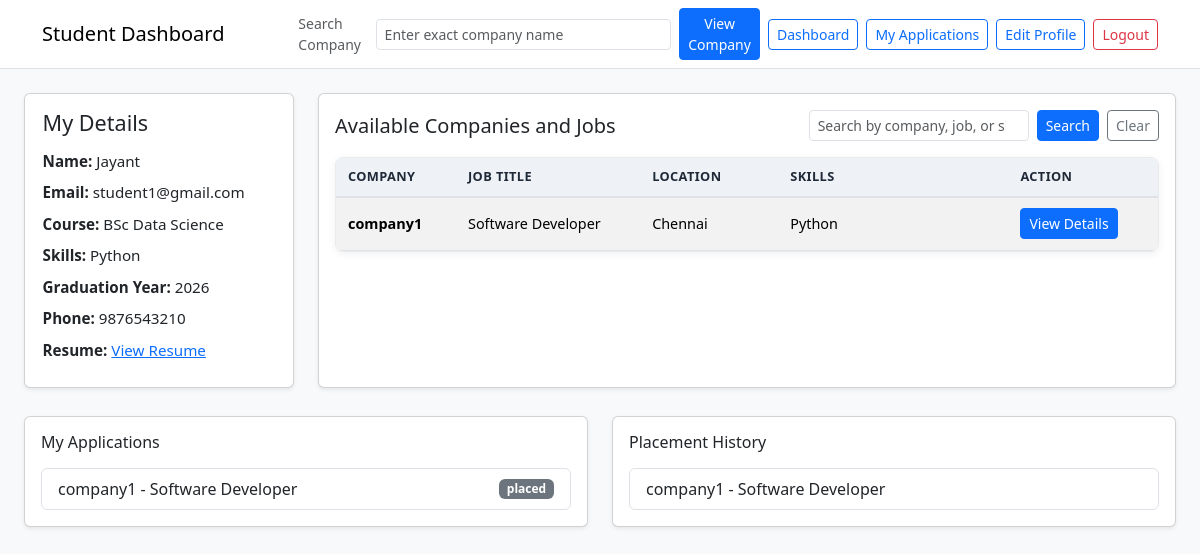
The app's page /student-dashboard (signed in) with its own data.
### model.py (models this page shows, shortened)
class Student(db.Model):
    __tablename__ = "students"
    id = db.Column(db.Integer, primary_key=True)
    full_name = db.Column(db.String(120), nullable=False)
    email = db.Column(db.String(120), unique=True, nullable=False)
    password = db.Column(db.String(120), nullable=False)
    phone = db.Column(db.String(20), nullable=True)
    course = db.Column(db.String(100), nullable=True)
    skills = db.Column(db.String(255), nullable=True)
    graduation_year = db.Column(db.Integer, nullable=True)
    resume_url = db.Column(db.String(255), nullable=True)
    is_deactivated = db.Column(db.Boolean, nullable=False, default=False)
    applications = db.relationship(
        "Application", back_populates="student", cascade="all, delete-orphan"
    )

class JobPosition(db.Model):
    __tablename__ = "job_positions"
    id = db.Column(db.Integer, primary_key=True)
    company_id = db.Column(db.Integer, db.ForeignKey("companies.id"), nullable=False)
    title = db.Column(db.String(120), nullable=False)
    description = db.Column(db.Text, nullable=True)
    eligibility_criteria = db.Column(db.String(255), nullable=True)
    required_skills = db.Column(db.String(255), nullable=True)
    experience_required = db.Column(db.String(120), nullable=True)
    application_deadline = db.Column(db.Date, nullable=True)
    location = db.Column(db.String(120), nullable=True)
    salary_lpa = db.Column(db.Float, nullable=True)
    status = db.Column(db.String(30), nullable=False, default="pending")
    is_active = db.Column(db.Boolean, nullable=False, default=True)
    posted_at = db.Column(db.DateTime, nullable=False, default=datetime.utcnow)
    company = db.relationship("Company", back_populates="job_positions")
    applications = db.relationship(
        "Application", back_populates="job_position", cascade="all, delete-orphan"
    )

class Company(db.Model):
    __tablename__ = "companies"
    id = db.Column(db.Integer, primary_key=True)
    name = db.Column(db.String(120), unique=True, nullable=False)
    email = db.Column(db.String(120), unique=True, nullable=False)
    password = db.Column(db.String(120), nullable=False)
    industry = db.Column(db.String(100), nullable=True)
    location = db.Column(db.String(120), nullable=True)
    website = db.Column(db.String(255), nullable=True)
    is_blacklisted = db.Column(db.Boolean, nullable=False, default=False)
    is_approved = db.Column(db.Boolean, nullable=False, default=False)
    job_positions = db.relationship(
        "JobPosition", back_populates="company", cascade="all, delete-orphan"
    )

class Application(db.Model):
    __tablename__ = "applications"
    __table_args__ = (
        UniqueConstraint(
            "student_id", "job_position_id", name="uq_student_job_application"
        ),
    )
    id = db.Column(db.Integer, primary_key=True)
    student_id = db.Column(db.Integer, db.ForeignKey("students.id"), nullable=False)
    job_position_id = db.Column(
        db.Integer, db.ForeignKey("job_positions.id"), nullable=False
    )
    status = db.Column(db.String(30), nullable=False, default="applied")
    applied_at = db.Column(db.DateTime, nullable=False, default=datetime.utcnow)
    student = db.relationship("Student", back_populates="applications")
    job_position = db.relationship("JobPosition", back_populates="applications")
    placement = db.relationship(
        "Placement", back_populates="application", uselist=False, cascade="all, delete-orphan"
    )

class Placement(db.Model):
    __tablename__ = "placements"
    id = db.Column(db.Integer, primary_key=True)
    application_id = db.Column(
        db.Integer, db.ForeignKey("applications.id"), unique=True, nullable=False
    )
    placed_at = db.Column(db.DateTime, nullable=False, default=datetime.utcnow)
    offered_package_lpa = db.Column(db.Float, nullable=True)
    application = db.relationship("Application", back_populates="placement")

### app.py (the view, shortened to what this page needs)
@app.route('/student-dashboard')
def student_dashboard():
    if 'student_id' not in session:
        return redirect(url_for("access"))
    close_expired_job_positions()
    student = Student.query.get(session['student_id'])
    if not student:
        return redirect(url_for("access"))
    ensure_student_placement_history(student.id)
    search = (request.args.get("search") or "").strip().lower()
    applications = Application.query.filter_by(student_id=student.id).all()
    active_positions = JobPosition.query.join(Company).filter(
        JobPosition.is_active == True,
        JobPosition.status == "approved",
        Company.is_blacklisted == False,
        Company.is_approved == True
    ).all()
    applied_position_ids = [app.job_position_id for app in applications]
    placements = Placement.query.join(Application).filter(
        Application.student_id == student.id
    ).all()
    return render_template('student.html',
                         student=student,
                         applications=applications,
                         active_positions=active_positions,
                         applied_position_ids=applied_position_ids,
                         placements=placements,
                         search=search)

### app.py (called while the page is built)
def close_expired_job_positions():
    today = datetime.now(UTC).date()
    expired_positions = JobPosition.query.filter(
        JobPosition.is_active == True,
        JobPosition.application_deadline.isnot(None),
        JobPosition.application_deadline < today,
    ).all()
    for position in expired_positions:
        position.is_active = False
        position.status = "closed"
    if expired_positions:
        db.session.commit()

def ensure_student_placement_history(student_id):
    placed_applications = Application.query.filter_by(student_id=student_id).filter(
        Application.status == "placed"
    ).all()
    created_count = 0
    for application in placed_applications:
        existing_placement = Placement.query.filter_by(application_id=application.id).first()
        if not existing_placement:
            placement = Placement()
            placement.application_id = application.id
            db.session.add(placement)
            created_count += 1
    if created_count > 0:
        db.session.commit()

### template/student.html (shortened to what this page needs)
<!doctype html>
<html lang="en">
<head>
    <link href="https://cdn.jsdelivr.net/npm/bootstrap@5.3.8/dist/css/bootstrap.min.css" rel="stylesheet">
</head>
<body class="bg-light">
    <nav class="navbar navbar-expand-lg bg-white border-bottom">
        <div class="container gap-2">
            <span class="navbar-brand">Student Dashboard</span>
            <form method="GET" action="{{ url_for('student_company_details') }}" class="d-flex ms-auto gap-2 align-items-center">
                <label for="company_name" class="small text-muted mb-0">Search Company</label>
                <input id="company_name" name="company_name" class="form-control form-control-sm" placeholder="Enter exact company name" required>
                <button type="submit" class="btn btn-primary btn-sm">View Company</button>
            </form>
            <div class="navbar-nav gap-2">
                <a class="btn btn-outline-primary btn-sm" href="{{ url_for('student_dashboard') }}">Dashboard</a>
                <a class="btn btn-outline-primary btn-sm" href="{{ url_for('view_applications') }}">My Applications</a>
                <a class="btn btn-outline-primary btn-sm" href="{{ url_for('edit_profile') }}">Edit Profile</a>
                <a class="btn btn-outline-danger btn-sm" href="{{ url_for('logout') }}">Logout</a>
            </div>
        </div>
    </nav>
    <main class="container-fluid portal-container py-4">
        <div class="row g-4">
            <div class="col-12 col-lg-3">
                <div class="card shadow-sm h-100 student-details-card">
                    <div class="card-body">
                        <h2 class="h5 mb-3">My Details</h2>
                        <p class="mb-2"><strong>Name:</strong> {{ student.full_name }}</p>
                        <p class="mb-2"><strong>Email:</strong> {{ student.email }}</p>
                        <p class="mb-2"><strong>Course:</strong> {{ student.course or 'Not specified' }}</p>
                        <p class="mb-2"><strong>Skills:</strong> {{ student.skills or 'Not specified' }}</p>
                        <p class="mb-2"><strong>Graduation Year:</strong> {{ student.graduation_year or 'Not specified' }}</p>
                        <p class="mb-0"><strong>Phone:</strong> {{ student.phone or 'Not specified' }}</p>
                        <p class="mb-0 mt-2"><strong>Resume:</strong>
                            {% if student.resume_url %}
                                <a href="{{ student.resume_url }}" target="_blank">View Resume</a>
                            {% else %}
                                Not uploaded
                            {% endif %}
                        </p>
                    </div>
                </div>
            </div>
            <div class="col-12 col-lg-9">
                <div class="card shadow-sm h-100">
                    <div class="card-body">
                        <div class="d-flex flex-wrap justify-content-between align-items-center gap-2 mb-3">
                            <h2 class="h5 mb-0">Available Companies and Jobs</h2>
                            <form method="GET" action="{{ url_for('student_dashboard') }}" class="d-flex gap-2">
                                <input class="form-control form-control-sm" type="search" name="search" value="{{ search or '' }}" placeholder="Search by company, job, or skills">
                                <button class="btn btn-primary btn-sm" type="submit">Search</button>
                                <a class="btn btn-outline-secondary btn-sm" href="{{ url_for('student_dashboard') }}">Clear</a>
                            </form>
                        </div>
                        {% if active_positions %}
                            <div class="table-responsive">
                                <table class="table table-striped align-middle table-sticky-cols">
                                    <thead>
                                        <tr>
                                            <th>Company</th>
                                            <th>Job Title</th>
                                            <th>Location</th>
                                            <th>Skills</th>
                                            <th>Action</th>
                                        </tr>
                                    </thead>
                                    <tbody>
                                        {% for position in active_positions %}
                                            <tr>
                                                <td>{{ position.company.name }}</td>
                                                <td>{{ position.title }}</td>
                                                <td>{{ position.location or 'N/A' }}</td>
                                                <td>{{ position.required_skills or position.eligibility_criteria or 'N/A' }}</td>
                                                <td>
                                                    <a href="{{ url_for('student_job_details', position_id=position.id) }}" class="btn btn-primary btn-sm">View Details</a>
                                                </td>
                                            </tr>
                                        {% endfor %}
                                    </tbody>
                                </table>
                            </div>
                        {% else %}
                            {% if search %}
                                <p class="text-muted mb-0">No jobs matched your search.</p>
                            {% else %}
                                <p class="text-muted mb-0">No active company drives available right now.</p>
                            {% endif %}
                        {% endif %}
                    </div>
                </div>
            </div>
        </div>
        <div class="row g-4 mt-1">
            <div class="col-12 col-lg-6">
                <div class="card shadow-sm h-100">
                    <div class="card-body">
                        <h2 class="h6 mb-3">My Applications</h2>
                        {% if applications %}
                            <ul class="list-group">
                                {% for application in applications %}
                                    <li class="list-group-item d-flex justify-content-between align-items-center">
                                        <span>{{ application.job_position.company.name }} - {{ application.job_position.title }}</span>
                                        <span class="badge text-bg-secondary">{{ application.status }}</span>
                                    </li>
                                {% endfor %}
                            </ul>
                        {% else %}
                            <p class="text-muted mb-0">You have not applied to any jobs yet.</p>
                        {% endif %}
                    </div>
                </div>
            </div>
            <div class="col-12 col-lg-6">
                <div class="card shadow-sm h-100">
                    <div class="card-body">
                        <h2 class="h6 mb-3">Placement History</h2>
                        {% if placements %}
                            <ul class="list-group">
                                {% for placement in placements %}
                                    <li class="list-group-item">
                                        {{ placement.application.job_position.company.name }} - {{ placement.application.job_position.title }}
                                    </li>
                                {% endfor %}
                            </ul>
                        {% else %}
                            <p class="text-muted mb-0">No placement history yet.</p>
                        {% endif %}
                    </div>
                </div>
            </div>
        </div>
    </main>
</body>
</html>

### template/student.html (style rules this page uses)
.portal-container { max-width: 98%; }
.table-responsive { border: 1px solid #e9ecef; border-radius: 0.5rem; background: #ffffff; overflow-x: auto; box-shadow: 0 2px 8px rgba(15, 23, 42, 0.06); }
.table-responsive .table { width: 100%; min-width: 100%; margin-bottom: 0; font-size: 0.9rem; table-layout: auto; }
.table-responsive .table th, .table-responsive .table td { padding: 0.65rem 0.75rem; white-space: normal; word-break: normal; overflow-wrap: break-word; line-height: 1.35; vertical-align: middle; }
.table-responsive .table thead th { background: #eef2f7; color: #1f2937; font-weight: 700; font-size: 0.8rem; text-transform: uppercase; letter-spacing: 0.03em; border-bottom-width: 2px; }
.table-responsive .table .btn { white-space: nowrap; }
.table-responsive .table th:first-child, .table-responsive .table td:first-child { width: 120px; font-weight: 600; }
.table-responsive .table th:nth-child(2), .table-responsive .table td:nth-child(2) { min-width: 160px; }
.table-responsive .table th:nth-child(3), .table-responsive .table td:nth-child(3) { min-width: 120px; white-space: nowrap; }
.table-responsive .table th:nth-child(4), .table-responsive .table td:nth-child(4) { min-width: 200px; }
.table-responsive .table th:last-child, .table-responsive .table td:last-child { min-width: 130px; }
.table-sticky-cols { border-collapse: collapse; border-spacing: 0; }
.table-sticky-cols th, .table-sticky-cols td { position: static; left: auto; }
.student-details-card .card-body { padding: 1rem 1.1rem; }
.student-details-card h2 { margin-bottom: 0.85rem !important; font-size: 1.35rem; }
.student-details-card p { font-size: 0.95rem; margin-bottom: 0.55rem !important; }

### records on screen
Student: full_name "Jayant", email "student1@gmail.com", course "BSc Data Science", skills "Python", graduation_year "2026", phone "9876543210"
JobPosition: company.name "company1", title "Software Developer", location "Chennai", required_skills "Python"
Application: job_position.company.name "company1", job_position "Software Developer", status "placed"
Placement: application.job_position.company.name "company1", application.job_position "Software Developer"
